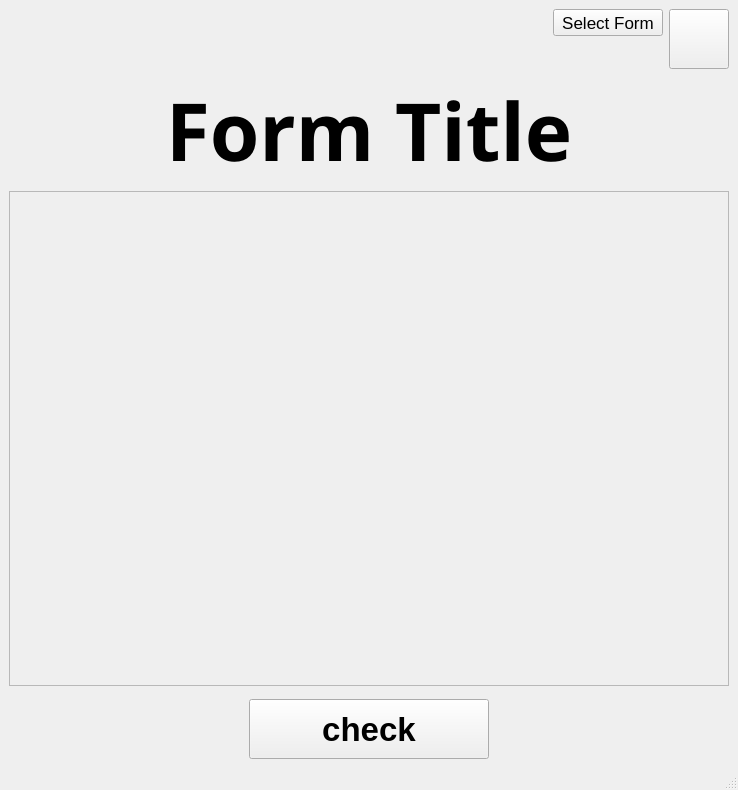
<?xml version="1.0" encoding="UTF-8"?>
<ui version="4.0">
 <class>Main_Windows</class>
 <widget class="QMainWindow" name="Main_Windows">
  <property name="enabled">
   <bool>true</bool>
  </property>
  <property name="geometry">
   <rect>
    <x>0</x>
    <y>0</y>
    <width>738</width>
    <height>790</height>
   </rect>
  </property>
  <property name="minimumSize">
   <size>
    <width>0</width>
    <height>0</height>
   </size>
  </property>
  <property name="font">
   <font>
    <pointsize>9</pointsize>
   </font>
  </property>
  <property name="acceptDrops">
   <bool>true</bool>
  </property>
  <property name="windowTitle">
   <string>Latein Formen Trainer</string>
  </property>
  <property name="layoutDirection">
   <enum>Qt::LayoutDirection::LeftToRight</enum>
  </property>
  <property name="animated">
   <bool>true</bool>
  </property>
  <property name="documentMode">
   <bool>false</bool>
  </property>
  <property name="tabShape">
   <enum>QTabWidget::TabShape::Rounded</enum>
  </property>
  <widget class="QWidget" name="centralwidget">
   <property name="sizePolicy">
    <sizepolicy hsizetype="Expanding" vsizetype="Expanding">
     <horstretch>0</horstretch>
     <verstretch>0</verstretch>
    </sizepolicy>
   </property>
   <property name="font">
    <font>
     <pointsize>9</pointsize>
     <bold>false</bold>
     <strikeout>false</strikeout>
    </font>
   </property>
   <layout class="QGridLayout" name="gridLayout">
    <item row="3" column="1">
     <spacer name="verticalSpacer">
      <property name="orientation">
       <enum>Qt::Orientation::Vertical</enum>
      </property>
      <property name="sizeType">
       <enum>QSizePolicy::Policy::Fixed</enum>
      </property>
      <property name="sizeHint" stdset="0">
       <size>
        <width>20</width>
        <height>7</height>
       </size>
      </property>
     </spacer>
    </item>
    <item row="4" column="0" colspan="3">
     <layout class="QHBoxLayout" name="horizontalLayout_bottom">
      <item>
       <spacer name="horizontalSpacer">
        <property name="orientation">
         <enum>Qt::Orientation::Horizontal</enum>
        </property>
        <property name="sizeType">
         <enum>QSizePolicy::Policy::Expanding</enum>
        </property>
        <property name="sizeHint" stdset="0">
         <size>
          <width>40</width>
          <height>20</height>
         </size>
        </property>
       </spacer>
      </item>
      <item alignment="Qt::AlignmentFlag::AlignVCenter">
       <widget class="QPushButton" name="Check_Button">
        <property name="enabled">
         <bool>true</bool>
        </property>
        <property name="sizePolicy">
         <sizepolicy hsizetype="MinimumExpanding" vsizetype="Minimum">
          <horstretch>0</horstretch>
          <verstretch>0</verstretch>
         </sizepolicy>
        </property>
        <property name="minimumSize">
         <size>
          <width>130</width>
          <height>60</height>
         </size>
        </property>
        <property name="maximumSize">
         <size>
          <width>250</width>
          <height>110</height>
         </size>
        </property>
        <property name="font">
         <font>
          <pointsize>25</pointsize>
          <bold>true</bold>
          <strikeout>false</strikeout>
         </font>
        </property>
        <property name="layoutDirection">
         <enum>Qt::LayoutDirection::LeftToRight</enum>
        </property>
        <property name="text">
         <string>check</string>
        </property>
       </widget>
      </item>
      <item>
       <spacer name="horizontalSpacer_2">
        <property name="orientation">
         <enum>Qt::Orientation::Horizontal</enum>
        </property>
        <property name="sizeType">
         <enum>QSizePolicy::Policy::Expanding</enum>
        </property>
        <property name="sizeHint" stdset="0">
         <size>
          <width>40</width>
          <height>20</height>
         </size>
        </property>
       </spacer>
      </item>
     </layout>
    </item>
    <item row="0" column="0" colspan="3">
     <layout class="QGridLayout" name="gridLayout_top">
      <item row="1" column="0">
       <spacer name="horizontalSpacer_3">
        <property name="orientation">
         <enum>Qt::Orientation::Horizontal</enum>
        </property>
        <property name="sizeType">
         <enum>QSizePolicy::Policy::Preferred</enum>
        </property>
        <property name="sizeHint" stdset="0">
         <size>
          <width>40</width>
          <height>0</height>
         </size>
        </property>
       </spacer>
      </item>
      <item row="2" column="0" colspan="3">
       <widget class="QLabel" name="Form_Title">
        <property name="sizePolicy">
         <sizepolicy hsizetype="Preferred" vsizetype="Preferred">
          <horstretch>0</horstretch>
          <verstretch>0</verstretch>
         </sizepolicy>
        </property>
        <property name="minimumSize">
         <size>
          <width>400</width>
          <height>80</height>
         </size>
        </property>
        <property name="font">
         <font>
          <family>Bahnschrift</family>
          <pointsize>60</pointsize>
          <bold>true</bold>
          <underline>false</underline>
          <strikeout>false</strikeout>
          <kerning>true</kerning>
         </font>
        </property>
        <property name="layoutDirection">
         <enum>Qt::LayoutDirection::LeftToRight</enum>
        </property>
        <property name="text">
         <string>Form Title</string>
        </property>
        <property name="textFormat">
         <enum>Qt::TextFormat::MarkdownText</enum>
        </property>
        <property name="scaledContents">
         <bool>false</bool>
        </property>
        <property name="alignment">
         <set>Qt::AlignmentFlag::AlignBottom|Qt::AlignmentFlag::AlignHCenter</set>
        </property>
       </widget>
      </item>
      <item row="1" column="1" alignment="Qt::AlignmentFlag::AlignTop">
       <widget class="QToolButton" name="Form_Select">
        <property name="font">
         <font>
          <pointsize>13</pointsize>
          <bold>false</bold>
          <strikeout>false</strikeout>
         </font>
        </property>
        <property name="text">
         <string>Select Form</string>
        </property>
       </widget>
      </item>
      <item row="1" column="2">
       <widget class="QPushButton" name="Settings_Button">
        <property name="sizePolicy">
         <sizepolicy hsizetype="Fixed" vsizetype="Fixed">
          <horstretch>0</horstretch>
          <verstretch>0</verstretch>
         </sizepolicy>
        </property>
        <property name="minimumSize">
         <size>
          <width>60</width>
          <height>60</height>
         </size>
        </property>
        <property name="text">
         <string/>
        </property>
       </widget>
      </item>
     </layout>
    </item>
    <item row="2" column="0" colspan="3">
     <widget class="QScrollArea" name="Table_Scroll_Area">
      <property name="sizePolicy">
       <sizepolicy hsizetype="Preferred" vsizetype="Expanding">
        <horstretch>0</horstretch>
        <verstretch>0</verstretch>
       </sizepolicy>
      </property>
      <property name="minimumSize">
       <size>
        <width>300</width>
        <height>300</height>
       </size>
      </property>
      <property name="widgetResizable">
       <bool>true</bool>
      </property>
      <widget class="QWidget" name="Scroll_Area_Widget_Contents">
       <property name="geometry">
        <rect>
         <x>0</x>
         <y>0</y>
         <width>718</width>
         <height>498</height>
        </rect>
       </property>
       <property name="sizePolicy">
        <sizepolicy hsizetype="Expanding" vsizetype="Expanding">
         <horstretch>0</horstretch>
         <verstretch>0</verstretch>
        </sizepolicy>
       </property>
      </widget>
     </widget>
    </item>
   </layout>
  </widget>
  <widget class="QStatusBar" name="statusbar">
   <property name="enabled">
    <bool>true</bool>
   </property>
   <property name="font">
    <font>
     <pointsize>9</pointsize>
    </font>
   </property>
  </widget>
 </widget>
 <resources/>
 <connections/>
</ui>
